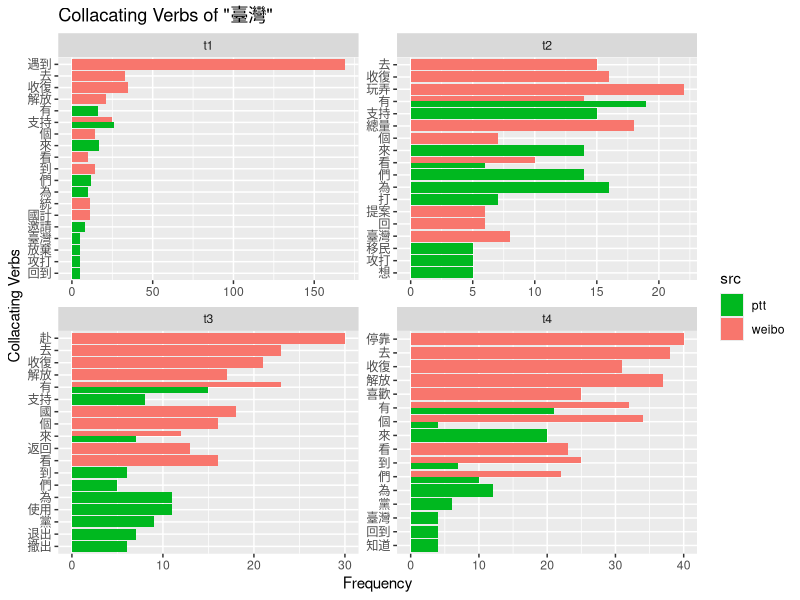

Write R code to recreate this figure.
library(tidyverse)

dependency_df <- read_csv('data/dependency.csv') 

# word: single-select from c('台灣', '美國', '中國')
# timesteps: multi-select
# sources: checkbox

dependency_viz <- function(word,
                           timesteps,
                           sources = c('weibo', 'ptt')) {
  matched <- dependency_df %>%
    filter(keyword == word,
           timestep %in% timesteps,
           src %in% sources) %>%
    arrange(-freq) %>%
    group_by(timestep, src) %>%
    slice(1:10)
  
  ggplot(matched, aes(reorder(verb, freq), freq)) +
    geom_col(aes(fill = src), position = 'dodge') +
    scale_fill_manual(values = c('#00b81f', '#f8766d')) +
    facet_wrap(~timestep, scales = 'free') +
    coord_flip() +
    labs(x = 'Collacating Verbs',
         y = 'Frequency',
         title = paste0('Collacating Verbs of "', word, '"'))
}


dependency_viz('臺灣', c('t1', 't2', 't3', 't4'))
